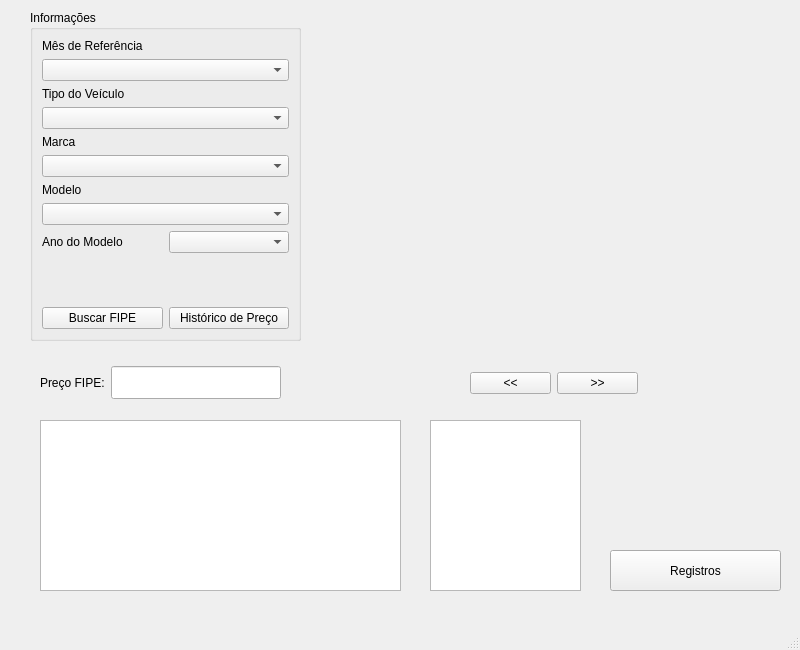
<?xml version="1.0" encoding="UTF-8"?>
<ui version="4.0">
 <class>MainWindow</class>
 <widget class="QMainWindow" name="MainWindow">
  <property name="geometry">
   <rect>
    <x>0</x>
    <y>0</y>
    <width>800</width>
    <height>650</height>
   </rect>
  </property>
  <property name="windowTitle">
   <string>MainWindow</string>
  </property>
  <widget class="QWidget" name="centralwidget">
   <widget class="QLabel" name="carImageLabel">
    <property name="geometry">
     <rect>
      <x>350</x>
      <y>40</y>
      <width>400</width>
      <height>300</height>
     </rect>
    </property>
    <property name="text">
     <string/>
    </property>
   </widget>
   <widget class="QGroupBox" name="groupBox">
    <property name="geometry">
     <rect>
      <x>30</x>
      <y>10</y>
      <width>271</width>
      <height>331</height>
     </rect>
    </property>
    <property name="title">
     <string>Informações</string>
    </property>
    <layout class="QVBoxLayout" name="verticalLayout">
     <item>
      <widget class="QLabel" name="label_5">
       <property name="text">
        <string>Mês de Referência</string>
       </property>
      </widget>
     </item>
     <item>
      <widget class="QComboBox" name="monthReferenceComboBox"/>
     </item>
     <item>
      <widget class="QLabel" name="label">
       <property name="text">
        <string>Tipo do Veículo</string>
       </property>
      </widget>
     </item>
     <item>
      <widget class="QComboBox" name="vehicleTypeComboBox"/>
     </item>
     <item>
      <widget class="QLabel" name="label_2">
       <property name="text">
        <string>Marca</string>
       </property>
      </widget>
     </item>
     <item>
      <widget class="QComboBox" name="brandComboBox"/>
     </item>
     <item>
      <widget class="QLabel" name="label_3">
       <property name="text">
        <string>Modelo</string>
       </property>
      </widget>
     </item>
     <item>
      <widget class="QComboBox" name="modelComboBox"/>
     </item>
     <item>
      <layout class="QHBoxLayout" name="horizontalLayout">
       <item>
        <widget class="QLabel" name="label_6">
         <property name="text">
          <string>Ano do Modelo</string>
         </property>
        </widget>
       </item>
       <item>
        <widget class="QComboBox" name="yearsByModelComboBox"/>
       </item>
      </layout>
     </item>
     <item>
      <spacer name="verticalSpacer">
       <property name="orientation">
        <enum>Qt::Vertical</enum>
       </property>
       <property name="sizeHint" stdset="0">
        <size>
         <width>20</width>
         <height>40</height>
        </size>
       </property>
      </spacer>
     </item>
     <item>
      <layout class="QHBoxLayout" name="horizontalLayout_2">
       <item>
        <widget class="QPushButton" name="searchFipeButton">
         <property name="text">
          <string>Buscar FIPE</string>
         </property>
        </widget>
       </item>
       <item>
        <widget class="QPushButton" name="priceHistoryButton">
         <property name="text">
          <string>Histórico de Preço</string>
         </property>
        </widget>
       </item>
      </layout>
     </item>
    </layout>
   </widget>
   <widget class="QPlainTextEdit" name="vehiclePlainTextEdit">
    <property name="geometry">
     <rect>
      <x>40</x>
      <y>420</y>
      <width>361</width>
      <height>171</height>
     </rect>
    </property>
    <property name="font">
     <font>
      <pointsize>12</pointsize>
     </font>
    </property>
   </widget>
   <widget class="QPlainTextEdit" name="priceHistoryPlainTextEdit">
    <property name="geometry">
     <rect>
      <x>430</x>
      <y>420</y>
      <width>151</width>
      <height>171</height>
     </rect>
    </property>
   </widget>
   <widget class="QWidget" name="layoutWidget">
    <property name="geometry">
     <rect>
      <x>470</x>
      <y>370</y>
      <width>168</width>
      <height>26</height>
     </rect>
    </property>
    <layout class="QHBoxLayout" name="horizontalLayout_3">
     <item>
      <widget class="QPushButton" name="previousImageButton">
       <property name="text">
        <string>&lt;&lt;</string>
       </property>
      </widget>
     </item>
     <item>
      <widget class="QPushButton" name="nextImageButton">
       <property name="text">
        <string>&gt;&gt;</string>
       </property>
      </widget>
     </item>
    </layout>
   </widget>
   <widget class="QPushButton" name="registriesButton">
    <property name="geometry">
     <rect>
      <x>610</x>
      <y>550</y>
      <width>171</width>
      <height>41</height>
     </rect>
    </property>
    <property name="text">
     <string>Registros</string>
    </property>
   </widget>
   <widget class="QWidget" name="layoutWidget">
    <property name="geometry">
     <rect>
      <x>40</x>
      <y>360</y>
      <width>241</width>
      <height>46</height>
     </rect>
    </property>
    <layout class="QHBoxLayout" name="horizontalLayout_4">
     <item>
      <widget class="QLabel" name="label_4">
       <property name="text">
        <string>Preço FIPE:</string>
       </property>
      </widget>
     </item>
     <item>
      <widget class="QLineEdit" name="priceLineEdit">
       <property name="font">
        <font>
         <pointsize>16</pointsize>
        </font>
       </property>
      </widget>
     </item>
    </layout>
   </widget>
  </widget>
  <widget class="QMenuBar" name="menubar">
   <property name="geometry">
    <rect>
     <x>0</x>
     <y>0</y>
     <width>800</width>
     <height>21</height>
    </rect>
   </property>
  </widget>
  <widget class="QStatusBar" name="statusbar"/>
 </widget>
 <resources/>
 <connections/>
</ui>
